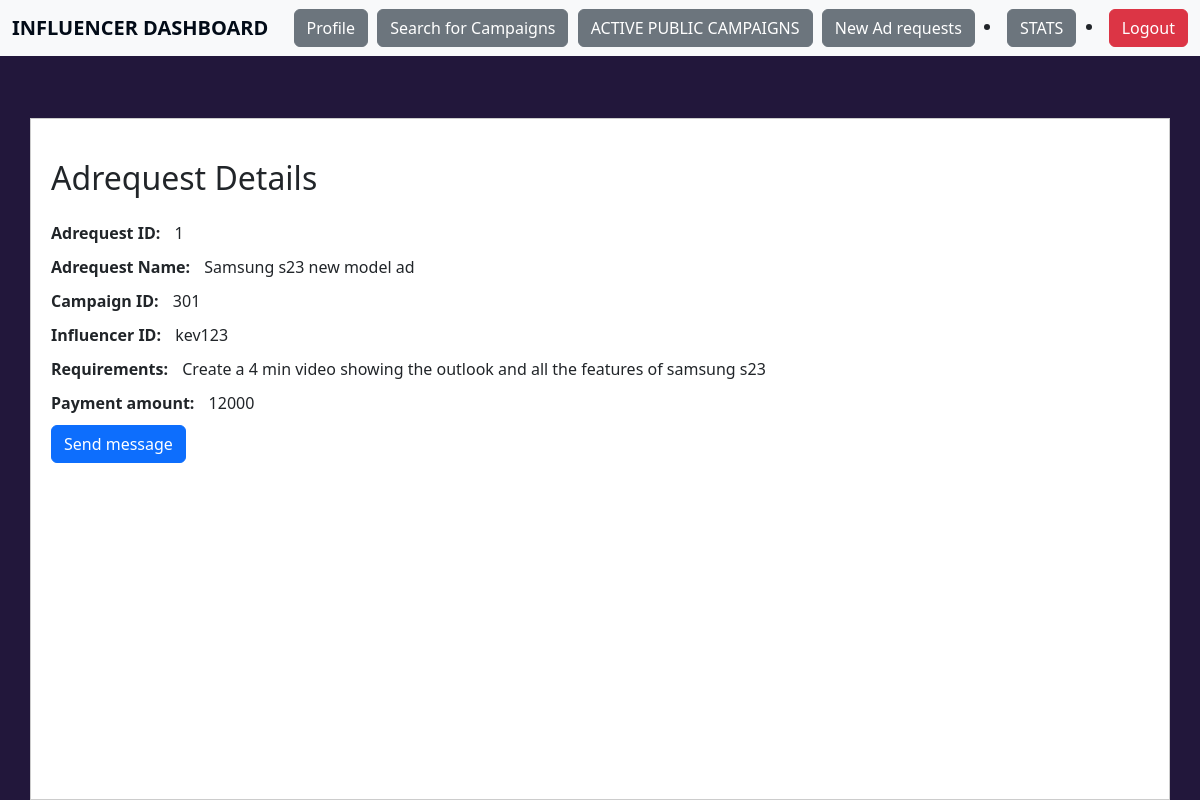
Screenshot of /adrequest/1/kev123/inf with the database file from the repository.
### application/models.py (models this page shows, shortened)
class Adrequest(db.Model):
    __tablename__="adrequest"
    adreq_id=db.Column(db.Integer,primary_key=True,nullable=False)
    adreq_name=db.Column(db.String,nullable=False)
    inf_id=db.Column(db.String,db.ForeignKey("influencer.inf_id"),nullable=False)
    camp_id=db.Column(db.Integer,db.ForeignKey("campaign.camp_id"),nullable=False)
    messages=db.Column(db.String,default=" ")
    requirements=db.Column(db.String)
    pay_amount=db.Column(db.Integer,nullable=False)
    status=db.Column(db.String,nullable=False,default="pending")

### application/controllers.py (the view)
@app.route("/adrequest/<int:adreq_id>/<inf_id>/inf",methods=["GET"])
def inf_ad_details(adreq_id,inf_id):
    inf=Influencer.query.get(inf_id)
    adreq=Adrequest.query.get(adreq_id)
    if request.method=="GET":
        return render_template("inf_ad_details.html",adreq=adreq,inf=inf)

### templates/inf_ad_details.html (shortened to what this page needs)
<!DOCTYPE html>
<html lang="en">
<head>
    <link href="https://cdn.jsdelivr.net/npm/bootstrap@5.3.3/dist/css/bootstrap.min.css" rel="stylesheet">
</head>
<body>
    <nav class="navbar bg-body-tertiary fixed-top">
        <div class="container-fluid">
            <a class="navbar-brand" href="/">INFLUENCER DASHBOARD</a>
            <a href="{{url_for('inf_dashboard',inf_id=inf.inf_id)}}"><button class="btn btn-secondary">Profile</button></a>
            <a href="{{url_for('infsearch', search_type='common',inf_id=inf.inf_id)}}"><button class="btn btn-secondary" type="button">Search for Campaigns</button></a>
            <a href="{{url_for('active_camp',inf_id=inf.inf_id)}}"><button class="btn btn-secondary">ACTIVE PUBLIC CAMPAIGNS</button></a>
            <a href="{{url_for('new_adreq',inf_id=inf.inf_id) }}"><button class="btn btn-secondary">New Ad requests </button></a>
            <li class="nav-item"><a href="{{url_for('inf_summary',inf_id=inf.inf_id)}}"><button class="btn btn-secondary">STATS</button></a></li>
            <li class="nav-item"><a href="/inf_login"><button class="btn btn-danger">Logout</button></a></li>
        </div>
    </nav>
<body>
    <div class="container mt-5">
        <h1 class="mb-4">Adrequest Details</h1>
        <div class="detail"><strong>Adrequest ID:</strong> {{adreq.adreq_id}}</div>
        <div class="detail"><strong>Adrequest Name:</strong> {{adreq.adreq_name}}</div>
        <div class="detail"><strong>Campaign ID:</strong> {{adreq.camp_id}}</div>
        <div class="detail"><strong>Influencer ID:</strong> {{adreq.inf_id}}</div>
        <div class="detail"><strong>Requirements:</strong> {{adreq.requirements}}</div>
        <div class="detail"><strong>Payment amount:</strong> {{adreq.pay_amount}}</div>
        {% if inf.flagged == 0 %}
        <a href="{{url_for('negotiate', adreq_id=adreq.adreq_id,inf_id=inf.inf_id)}}" class="btn btn-primary" type="button">Send message</a>
        {%else%}
        <button type="button" class="m-3 btn btn-primary" disabled>Send message</button>
        {% endif %}
    </div>
</body>
</html>

### templates/inf_ad_details.html (style rules this page uses)
body { padding-top: 70px; background-color:rgb(34, 23, 59); display: flex; height: 100vh; }
h1, h2 { margin-top: 20px; }
.navbar-brand { font-weight: bold; }
.navbar, .offcanvas-header, .offcanvas-body { background-color: #9193ce; }
.navbar-brand, .nav-link, .offcanvas-title { color: #020b17; }
.container { background-color: #ffffff; border: 1px solid #ccc; padding: 20px; }
.container h1 { font-size: 2rem; margin-bottom: 20px; }
.detail { margin-bottom: 10px; }
.detail strong { margin-right: 10px; }

### rows the page displays
Adrequest: adreq_id "1", adreq_name "Samsung s23 new model ad", camp_id "301", inf_id "kev123", requirements "Create a 4 min video showing the outlook and all the features of samsung s23", pay_amount "12000"
